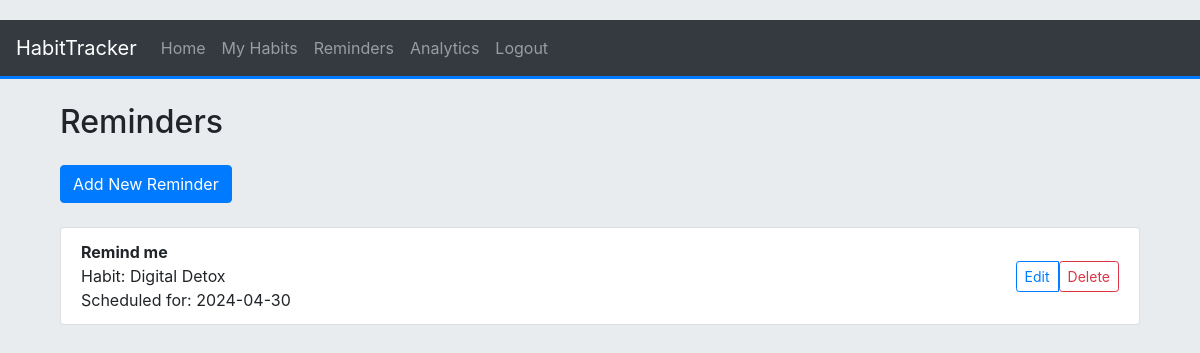
Page /reminders/ (signed in) on the committed database.
### app/models.py (models this page shows, shortened)
class Reminder(db.Model):
    id = db.Column(db.Integer, primary_key=True)
    message = db.Column(db.String(255))
    date = db.Column(db.Date)
    habit_id = db.Column(db.Integer, db.ForeignKey('habit.id'))

class Habit(db.Model):
    id = db.Column(db.Integer, primary_key=True)
    name = db.Column(db.String(100))
    description = db.Column(db.String(128))
    periodicity = db.Column(db.String(50))
    user_id = db.Column(db.Integer, db.ForeignKey('user.id'))
    completed = db.Column(db. Boolean, default=False)
    streak = db.Column(db.Integer, default=0)
    completions = db.relationship('Completion', backref='habit', lazy='dynamic')
    reminders = db.relationship('Reminder', backref='habit', lazy='dynamic')
    created_at = db.Column(db.DateTime, default=db.func.now())
    completed_count = db.Column(db.Integer, nullable=True, default=0)

### app/routes/reminder.py (the view)
@reminder_bp.route('/')
@login_required
def index():
    reminders = Reminder.query.join(Habit).filter(Habit.user_id == current_user.id).all()
    return render_template('reminder/index.html', reminders=reminders)

### app/models.py (called while the page is built)
    def __repr__(self) -> str:
        return '<User ' + self.username + '>'

### app/routes/auth.py (called while the page is built)
@login_manager.user_loader
def load_user(user_id):
    user = User.query.get(int(user_id))
    print("User Loader fetched user: {}".format(user))
    return user

### app/templates/reminder/index.html
{% extends "base.html" %}
{% from 'macros.html' import render_field %}
{% block content %}
  <div class="container">
    <h2 class="my-4">Reminders</h2>
    <a href="{{ url_for('reminder.add_reminder') }}" class="btn btn-primary mb-4">Add New Reminder</a>
    <ul class="list-group">
      {% for reminder in reminders %}
        <li class="list-group-item d-flex justify-content-between align-items-center">
          <div>
            <strong>{{ reminder.message }}</strong>
            <br/>
            Habit: {{ reminder.habit.name }}
            <br/>
            Scheduled for: {{ reminder.date.strftime('%Y-%m-%d') }}
          </div>
          <div class="btn-group">
            <a href="{{ url_for('reminder.edit_reminder', reminder_id=reminder.id) }}" class="btn btn-sm btn-outline-primary">Edit</a>
            <form action="{{ url_for('reminder.delete_reminder', reminder_id=reminder.id) }}" method="post">
              <button type="submit" class="btn btn-sm btn-outline-danger" onclick="return confirm('Are you sure you want to delete this reminder?')">Delete</button>
            </form>
          </div>
        </li>
      {% else %}
        <li class="list-group-item">No reminders set up yet.</li>
      {% endfor %}
    </ul>
  </div>
{% endblock %}

### app/static/css/main.css (style rules this page uses)
body { padding-top: 20px; background-color: #e9ecef; }

### rows in the picture
Reminder: message "Remind me", habit.name "Digital Detox", date "2024-04-30"
